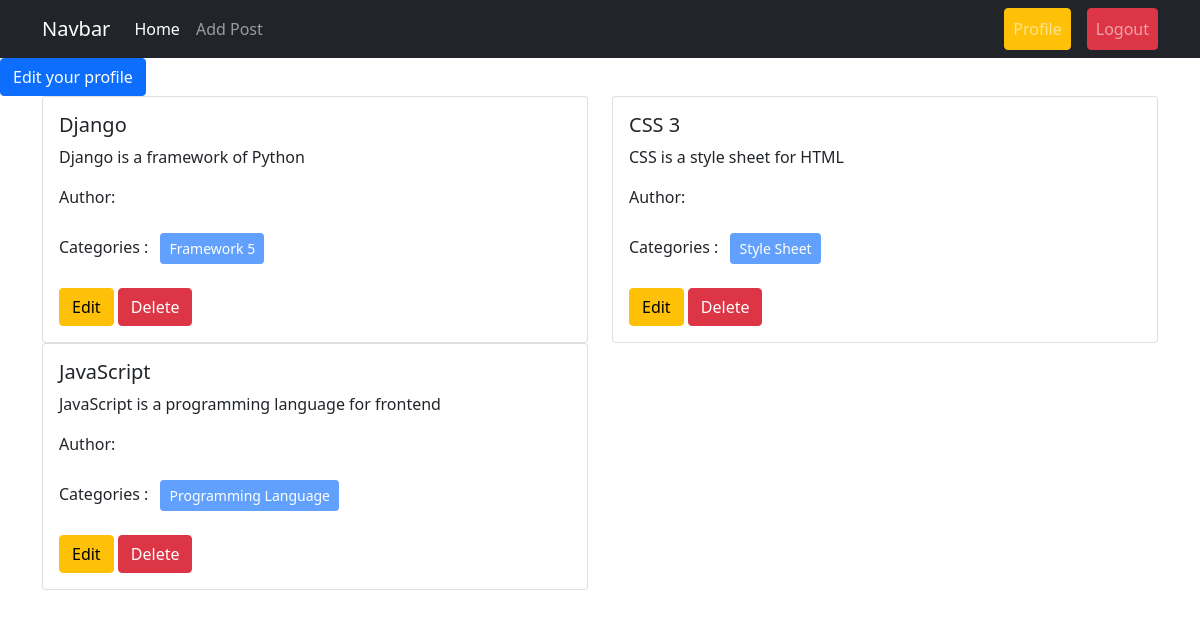
The app's page /author/profile/ (signed in) with its own data.
### posts/models.py (models this page shows, shortened)
class Post(models.Model):
    title = models.CharField(max_length=55)
    content = models.TextField()
    category = models.ManyToManyField(Category)
    author = models.ForeignKey(User, on_delete=models.CASCADE)

### categories/models.py (models this page shows, shortened)
class Category(models.Model):
    name = models.CharField(max_length=100)
    slug = models.SlugField(max_length=100, unique=True, null=True, blank=True)

### author/views.py (the view)
# urls.py: path('profile/', views.profile, name='profile'),
@login_required
def profile(request):
    data = Post.objects.filter(author = request.user)
    return render(request, 'profile.html', {'posts':data})

### author/templates/profile.html
{% extends "base.html" %}
{% load crispy_forms_tags %}
{% block content %}
<div>
  <a class="btn btn-primary" href="{% url 'edit_profile' %}">Edit your profile</a>
</div>
<div class="container">
  <div class="row">
    {% for post in posts %}
    <div class="col-sm-6">
      <div class="card">
        <div class="card-body">
          <h5 class="card-title">{{post.title}}</h5>
          <p class="card-text">{{post.content}}</p>
          <p>Author: {{post.author.first_name}} {{post.author.last_name}}</p>
          <p>Categories :
            {% for i in post.category.all %}
            <button class="btn btn-primary btn-sm m-2" disabled>{{i.name}}</button>
            {% endfor %}
          </p>
          <a href="{% url 'edit_post' post.id%}" class="btn btn-warning">Edit</a>
          <a href="{% url 'delete_post' post.id%}" class="btn btn-danger">Delete</a>
        </div>
      </div>
    </div>
    {% endfor %}
  </div>
</div>
{% endblock content %}

### records on screen
Post: title "Django", content "Django is a framework of Python"
Category: name "Framework 5"
Post: title "CSS 3", content "CSS is a style sheet for HTML"
Category: name "Style Sheet"
Post: title "JavaScript", content "JavaScript is a programming language for frontend"
Category: name "Programming Language"
